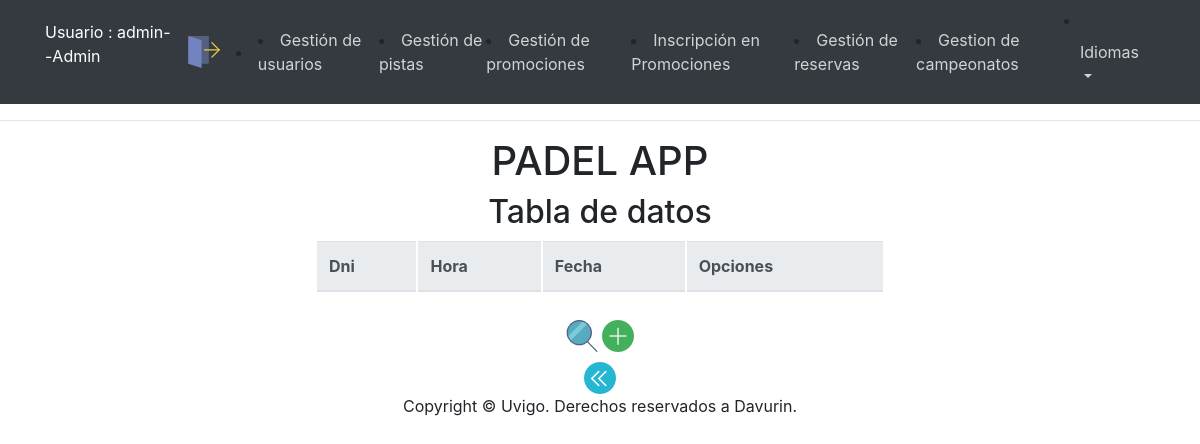
Before: /app/Controllers/INSPROM_CONTROLLER.php (signed in) with the older database file.
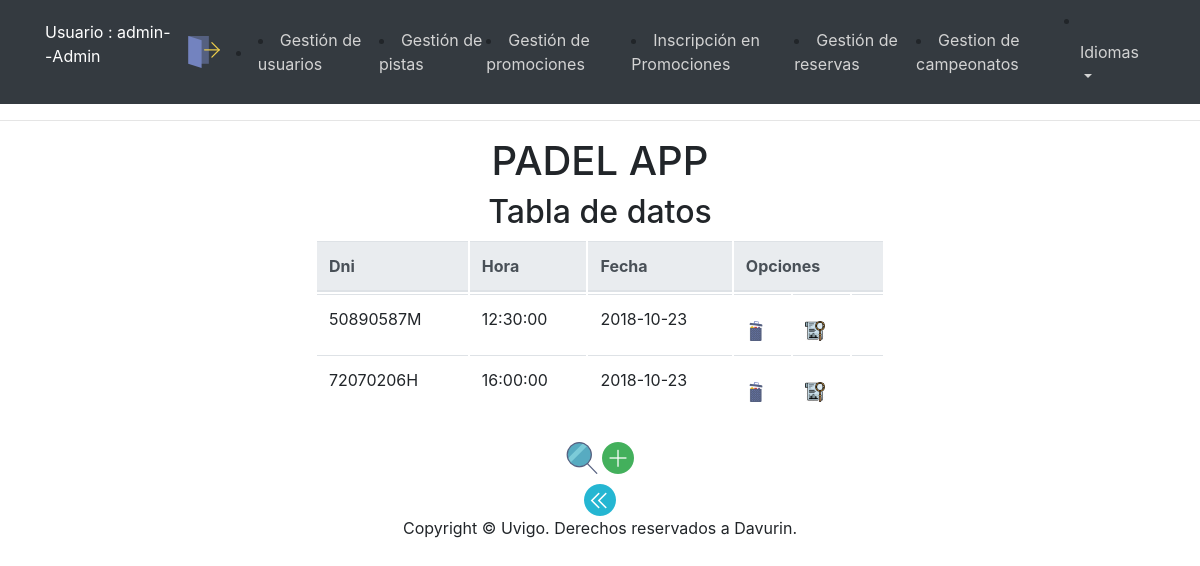
After: the same page with the newer database file.
### tables this page shows
CREATE TABLE IF NOT EXISTS `InscripcionPromociones` (
  `Usuario_Dni` VARCHAR(12) NOT NULL,
  `Promociones_Fecha` DATE NOT NULL,
  `Promociones_Hora` TIME NOT NULL,
  PRIMARY KEY (`Usuario_Dni`, `Promociones_Fecha`, `Promociones_Hora`),
  INDEX `fk_Usuario_has_Promociones_Promociones1_idx` (`Promociones_Fecha` ASC, `Promociones_Hora` ASC) ,
  INDEX `fk_Usuario_has_Promociones_Usuario1_idx` (`Usuario_Dni` ASC) ,
  CONSTRAINT `fk_Usuario_has_Promociones_Usuario1`
    FOREIGN KEY (`Usuario_Dni`)
    REFERENCES `Usuario` (`Dni`)
    ON DELETE NO ACTION
    ON UPDATE NO ACTION,
  CONSTRAINT `fk_Usuario_has_Promociones_Promociones1`
    FOREIGN KEY (`Promociones_Fecha` , `Promociones_Hora`)
    REFERENCES `Promociones` (`Fecha` , `Hora`)
    ON DELETE NO ACTION
    ON UPDATE NO ACTION);

### app/Controllers/INSPROM_CONTROLLER.php (called while the page is built, shortened)
 <?php
include '../Functions/Authentication.php';
include '../Models/INSPROM_MODEL.php';
include '../Views/INSCRIPCIÓN_PROMOCIONES/INSPROM_SHOWALL.php';
include '../Views/INSCRIPCIÓN_PROMOCIONES/INSPROM_ADD.php';
switch ( $_REQUEST[ 'action' ] ) {
	default:
			if($_SESSION['tipo'] == 'Admin'){
						if ( !$_POST ) {
							$INSPROM = new INSPROM_MODEL( '', '', '', '');
						} else {
							$INSPROM = get_data_form();
						}
						$datos = $INSPROM->SEARCH();
						$lista = array( 'Usuario_Dni','Promociones_Hora','Promociones_Fecha');
						new INSPROM_SHOWALL( $lista, $datos);
			}else{
				new USUARIO_DEFAULT();
			}
}
?>

### app/Functions/Authentication.php (called while the page is built)
<?php
function IsAuthenticated(){
	if (!isset($_SESSION['login']) && !isset($_SESSION['tipo'])){
		return false;
	}
	else{
		return true;
	}
}
?>

### app/Models/INSPROM_MODEL.php (called while the page is built, shortened)
<?php
class INSPROM_MODEL{
	var $Usuario_Dni;
	var	$Promociones_fecha;
	var	$Promociones_hora;
	function __construct($Usuario_Dni,$Promociones_fecha,$Promociones_hora) {
		$this->Usuario_Dni = $Usuario_Dni;
		$this->Promociones_fecha = $Promociones_fecha;
        $this->Promociones_hora=$Promociones_hora;
		include_once '../Functions/BdAdmin.php';
		$this->mysqli = ConectarBD();
	}
	function SEARCH() {
		$sql = "select  Usuario_Dni,
					Promociones_Hora,
					Promociones_Fecha
       			from inscripcionpromociones
    			where
    				((BINARY Usuario_Dni LIKE '%$this->Usuario_Dni%')&&
                    (BINARY Promociones_Fecha LIKE '%$this->Promociones_fecha%') &&
    				(BINARY Promociones_Hora LIKE '%$this->Promociones_hora%')
    				)";
		if ( !( $resultado = $this->mysqli->query( $sql ) ) ) {
			return 'Error en la consulta sobre la base de datos';
		} else {
			return $resultado;
		}
	}
}
?>

### app/Functions/BdAdmin.php (called while the page is built, shortened)
<?php
function ConectarBD()
	{
	    $mysqli = new mysqli("localhost", "user", "pass", "abpbase");
		return $mysqli;
	}
?>

### app/Views/INSCRIPCIÓN_PROMOCIONES/INSPROM_SHOWALL.php (the view, shortened to what this page needs)
<?php
class INSPROM_SHOWALL {
	function __construct( $lista, $datos) {
		$this->lista = $lista;
		$this->datos = $datos;
		$this->render($this->lista,$this->datos);
	}
	function render($lista,$datos){
		$this->datos = $datos;
	include '../Views/Header.php';
?>
		<div class="seccion" align="center">
			<h2>
				<?php echo $strings['Tabla de datos'];?>
			</h2>
			<div class="col-md-6">
			<table class="table">
				<thead class="thead-light">
				<tr>
<?php
					foreach ( $lista as $atributo ) {
?>
						<th>
							<?php echo $strings[$atributo]?>
						</th>
<?php
					}
?>
					<th colspan="4" >
						<?php echo $strings['Opciones']?>
					</th>
				</tr>
<?php
				while ( $fila = mysqli_fetch_array( $this->datos ) ) {
?>
				<tr>
<?php
					foreach ( $lista as $atributo ) {
?>
					<td>
<?php
							echo $fila[ $atributo ];
?>
					</td>
<?php
					}
?>
					<td>
						<form action="../Controllers/INSPROM_CONTROLLER.php" method="get" style="display:inline" >
								<button id ="buttonBien" type="submit" name="action" value="DELETE" ><img src="../Views/icon/eliminar.png" alt="<?php echo $strings['Eliminar']?>" width="20" height="20" /></button>
					<td>
								<button id ="buttonBien" type="submit" name="action" value="SHOWCURRENT" ><img src="../Views/icon/verDetalles.png" alt="<?php echo $strings['Ver en detalle']?>" width="20" height="20"/></button>
						</form>
				    <td>
				</tr>
<?php
				}
?>
				</thead>
			</table>
				<tr align="center">
						<td colspan="2">
					<form action='../Controllers/INSPROM_CONTROLLER.php'>
						<button id ="buttonBien"  type="submit" name="action" value="SEARCH"><img src="../Views/icon/buscar.png" alt="BUSCAR" /></button>
						<button id ="buttonBien"  type="submit" name="action" value="ADD"><img src="../Views/icon/añadir.png" alt="AÑADIR" /></button>
					</form>
					</td>
				</tr>
			</div>
			<form action='../Controllers/INSPROM_CONTROLLER.php' method="post">
				<button id ="buttonBien" type="submit"><img src="../Views/icon/atras.png" alt="<?php echo $strings['Atras']?>" /></button>
			</form>
		</div>
<?php
		include '../Views/Footer.php';
		}
	}
?>

### app/Views/INSCRIPCIÓN_PROMOCIONES/INSPROM_ADD.php (shortened to what this page needs)
<!doctype html>
<html>
<head>
</head>
<body>
</body>
</html>

### app/Views/Header.php (shortened to what this page needs)
<?php
	include_once '../Functions/Authentication.php';
?>
<!doctype html>
<html lang="es">
  <head>
	<link rel="stylesheet" type="text/css" media="screen" href="../Views/css/bootstrap-4.0.0.css" hreflang="es">
	<link rel="stylesheet" type="text/css" media="screen" href="../Views/js/tcal/tcal.css" hreflang="es">
  </head>
  <body>
	  <header>
    <nav class="navbar navbar-expand-lg navbar-dark bg-dark">
      <div class="container">
		<?php	if (IsAuthenticated()){  ?>
		<p style="color: white"><?php 	echo $strings['Usuario'] . ' : ' . $_SESSION['login'] . '--' . $_SESSION['tipo'] . '<br>'; ?></p>
              <a class="nav-link disabled" href="../Functions/Desconectar.php" alt="<?php echo $strings['Desconectarse']?>"/>
              <img src="../Views/icon/desconexion.png" width="32" height="32" alt="<?php echo $strings['Desconectarse']?>" style="float:right;">
<?php
	}
?>			<li>
	<?php if (isset($_SESSION['login']) & isset($_SESSION['tipo'])) {
 ?>
		<?php if($_SESSION['tipo'] == 'Admin'){ ?>
		<li>
			<a style="color: lightgrey" href="../Controllers/USUARIO_CONTROLLER.php" /><?php echo $strings['Gestion de usuarios']?></a>
		</li>
		<?php }
		 } ?>
	<?php if (isset($_SESSION['login']) & isset($_SESSION['tipo'])) {
 ?>
		<?php if($_SESSION['tipo'] == 'Admin'){ ?>
		<li>
			<a style="color: lightgrey" href="../Controllers/PISTA_CONTROLLER.php" /><?php echo $strings['Gestión de pistas'] ?></a>
		</li>
		<?php }
		 } ?>
	<?php if (isset($_SESSION['login'])){?>
		<li>
			<a style="color: lightgrey" href="../Controllers/PROM_CONTROLLER.php" /><?php echo 'Gestión de promociones' ?></a>
		</li>
	<?php } if (isset($_SESSION['login'])){?>
		<li>
			<a style="color: lightgrey" href="../Controllers/INSPROM_CONTROLLER.php" /><?php echo 'Inscripción en Promociones' ?></a>
		</li>
	<?php }
		if (isset($_SESSION['login'])){?>
		<li>
			<a style="color: lightgrey" href="../Controllers/RESERVA_CONTROLLER.php" /><?php echo 'Gestión de reservas' ?></a>
		</li>
	<?php
									   }
	if (isset($_SESSION['login']) & isset($_SESSION['tipo'])) {
 ?>
		<?php if($_SESSION['tipo'] == 'Admin'){ ?>
		<li>
			<a style="color: lightgrey" href="../Controllers/CAMPEONATO_CONTROLLER.php"/><?php echo 'Gestion de campeonatos' ?></a>
		</li>
		<?php }
		 } ?>
				</li>
            <li class="nav-item dropdown">
			<form name='idiomform' action="../Functions/CambioIdioma.php" method="post">
              <a class="nav-link dropdown-toggle" style="color: lightgrey" href="<?php echo $strings['idioma']; ?>" id="navbarDropdown" role="button" data-toggle="dropdown" aria-haspopup="true" aria-expanded="false">Idiomas</a>
			</form>
            </li>
        </div>
</nav>
	  <hr>
	  	<div align="center" class="titulo"><h1>PADEL APP</h1></div>
	</header>

### app/Views/Footer.php (shortened to what this page needs)
	<footer class="text-center" align="fixed" >
      <div class="container">
        <div class="row">
          <div class="col-12">
            <p>Copyright © Uvigo. Derechos reservados a Davurin.</p>
          </div>
        </div>
      </div>
	</footer>
  </body>
</html>

Changed rows visible on the page:
added inscripcionpromociones: Usuario_Dni "50890587M", Promociones_Hora "12:30:00", Promociones_Fecha "2018-10-23"
added inscripcionpromociones: Usuario_Dni "72070206H", Promociones_Hora "16:00:00", Promociones_Fecha "2018-10-23"
